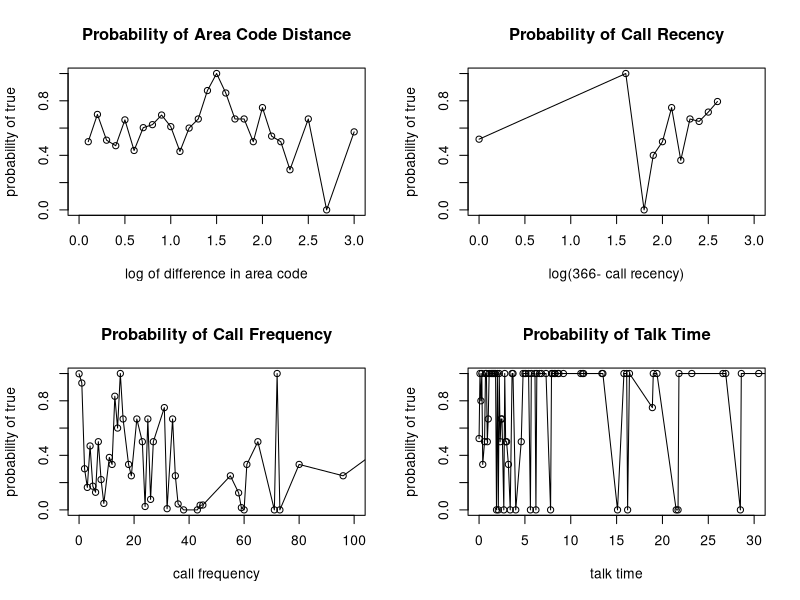
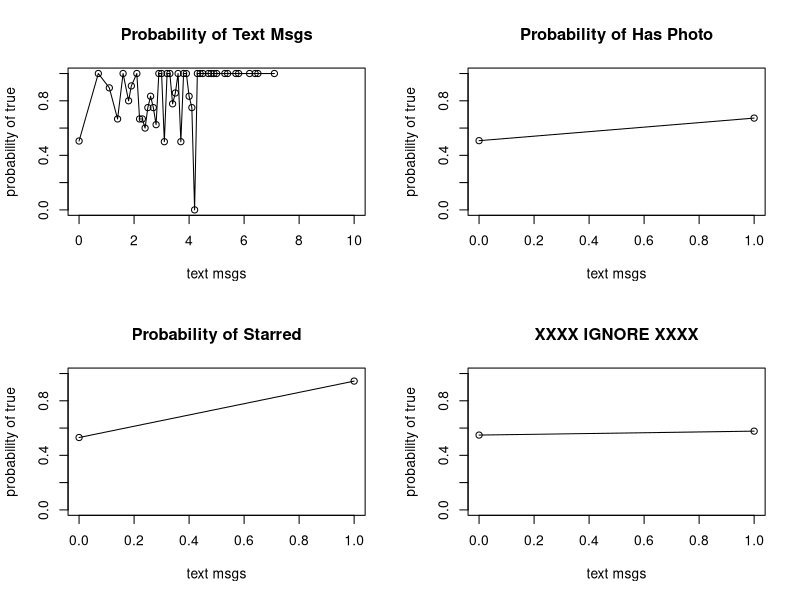

Write the R code that produced these figures, in order.

# Runs a logistic regression to estimate the fit of different features for contact closeness
# vote outcome model 

#---------
# Set up
#---------
# Remove old data
	delete_old <- function()
  		rm(list=ls(pos=.GlobalEnv), pos=.GlobalEnv)
	delete_old()
	ls()

# Set working directory
	directory_path <- '/Users/shill/documents/R scripts/Mobile Viral Growth'
	setwd(directory_path) # set working directory
	getwd() # verify working directory

# Open click datafiles and zip code data (sepate files for zip code data)
	dat <- read.table("contact_data.csv", header = TRUE, sep = ",") #  read data
	summary(dat)

#areaCode
#vote Other (=0), Friend (=1), Family (=2)
#lastCallDateTime
#timeCalled
#textMsgs
#callFreq
#starred
#hasPhoto
#isFirstName
#callRecency
#areaCodeDist
#
#dat<-subset(dat, dat$gender=="F")

# Select which version to test
dat$vote <- ifelse(dat$vote == "2" | dat$vote == "1", 1,0) #combine friend and family
#dat$vote <- ifelse(dat$vote == "2", 1,0) #just family
#dat$vote <- ifelse(dat$vote == "1", 1,0) #just friend


dat$starred <- ifelse(dat$starred == 1, 1,0) #fill in missing false values
dat$hasPhoto <- ifelse(dat$hasPhoto == 1, 1,0) #fill in missing false values
dat$textMsgs <- log(dat$textMsgs+1) #convert # of text messages to log
#	summary(dat$vote)
#	table(dat$vote) # look at the distribution of votes

# Recode mutual friend to 0 and 1
#	dat$mutualfriend <- ifelse(dat$mutualfriend == "NO", 0, 1)
#	summary(dat$mutualfriend)
#	table(dat$mutualfriend) # look at the distribution of votes
	
	
# Generate a feature for age difference
#	dat$age_diff = abs(dat$source_age - dat$target_age)

# Descriptive statistics
	summary(dat)

#--------------
# Baseline model 
#---------

M0 <- with(dat, glm(vote ~ 1
	, family=binomial("logit")))
summary(M0)
M0_likelihood <- with(M0, 
	y * log(fitted.values) + (1 - y) * log(1 - fitted.values) ) 
mean(M0_likelihood)

#--------------
# Add features 
#----------------

M1 <- with(dat, glm(vote ~ areaCodeDist +hasPhoto+starred+callRecency+textMsgs+callFreq
	, family=binomial("logit")))
summary(M1)
M1_likelihood <- with(M1, 
	y * log(fitted.values) + (1 - y) * log(1 - fitted.values) ) 
mean(M1_likelihood)

dat$fitted <- ifelse(M1$fitted < 0.5, 0, 1)
table(dat$fitted, dat$vote)

#--------------
# Inspect features
#----------------

par(mfrow = c(2, 2))

# Plot Effect of areaCodeDist
	
    # for each distance, probability of liking vs not liking
    temp1 <- table(round(dat$areaCodeDist, 1), dat$vote)
    prob_data <- temp1[,2] / (temp1[,1] + temp1[,2])
    plot(as.numeric(rownames(temp1)), prob_data, type = "p", ylab = "probability of true", xlab = "log of difference in area code",
    main = "Probability of Area Code Distance", ylim = c(0.00, 1), xlim = c(0, 3))
    lines(prob_data ~ as.numeric(rownames(temp1)))


# Plot effect of callRecency
    temp2 <- table(round(dat$callRecency, 1), dat$vote)
    prob_data <- temp2[,2] / (temp2[,1] + temp2[,2])
    plot(as.numeric(rownames(temp2)), prob_data, type = "p", ylab = "probability of true", xlab = "log(366- call recency)",
         main = "Probability of Call Recency", ylim = c(0.00, 1), xlim = c(0, 3))
    lines(prob_data ~ as.numeric(rownames(temp2)))


# Effect of callFreq
    temp3 <- table(round(dat$callFreq, 1), dat$vote)
    prob_data <- temp3[,2] / (temp1[,1] + temp3[,2])
    plot(as.numeric(rownames(temp3)), prob_data, type = "p", ylab = "probability of true", xlab = "call frequency",
         main = "Probability of Call Frequency", ylim = c(0.00, 1), xlim = c(0, 100))
    lines(prob_data ~ as.numeric(rownames(temp3)))


# Effect of talkTime
    temp4 <- table(round(dat$talkTime, 1), dat$vote)
    prob_data <- temp4[,2] / (temp4[,1] + temp4[,2])
    plot(as.numeric(rownames(temp4)), prob_data, type = "p", ylab = "probability of true", xlab = "talk time",
         main = "Probability of Talk Time", ylim = c(0.00, 1), xlim = c(0, 30))
    lines(prob_data ~ as.numeric(rownames(temp4)))


# Effect of textMsgs
    temp5 <- table(round(dat$textMsgs, 1), dat$vote)
    prob_data <- temp5[,2] / (temp5[,1] + temp5[,2])
    plot(as.numeric(rownames(temp5)), prob_data, type = "p", ylab = "probability of true", xlab = "text msgs",
         main = "Probability of Text Msgs", ylim = c(0.00, 1), xlim = c(0, 10))
    lines(prob_data ~ as.numeric(rownames(temp5)))


# Effect of hasPhoto
temp6 <- table(round(dat$hasPhoto, 1), dat$vote)
prob_data <- temp6[,2] / (temp6[,1] + temp6[,2])
plot(as.numeric(rownames(temp6)), prob_data, type = "p", ylab = "probability of true", xlab = "text msgs",
     main = "Probability of Has Photo", ylim = c(0.00, 1), xlim = c(0, 1))
lines(prob_data ~ as.numeric(rownames(temp6)))

# Effect of starred
temp7 <- table(round(dat$starred, 1), dat$vote)
prob_data <- temp7[,2] / (temp7[,1] + temp7[,2])
plot(as.numeric(rownames(temp7)), prob_data, type = "p", ylab = "probability of true", xlab = "text msgs",
     main = "Probability of Starred", ylim = c(0.00, 1), xlim = c(0, 1))
lines(prob_data ~ as.numeric(rownames(temp7)))

# Effect of isFirstName
temp8 <- table(round(dat$isFirstName, 1), dat$vote)
prob_data <- temp8[,2] / (temp8[,1] + temp8[,2])
plot(as.numeric(rownames(temp8)), prob_data, type = "p", ylab = "probability of true", xlab = "text msgs",
     main = "XXXX IGNORE XXXX", ylim = c(0.00, 1), xlim = c(0, 1))
lines(prob_data ~ as.numeric(rownames(temp8)))
 
 
 